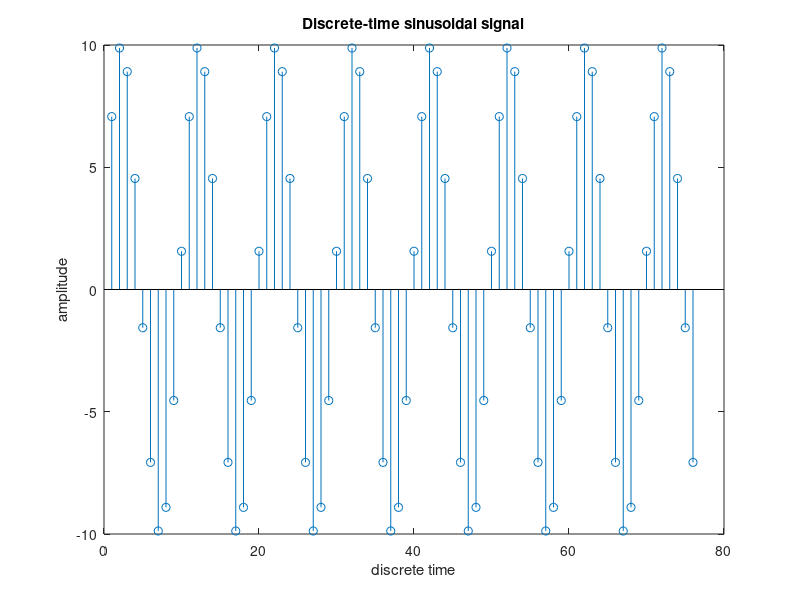

Here is the MATLAB script that generated this plot:
% Mohit Kumar SR No.- 19825
% DSP Assignment 6
% Question 2
% Generate sinusoid of a given frequency and compute its frequency (in Hz) from its
% samples when sampling rate is given

clear all;
close all;
clc;

fs=15e3; % sampling frequency
t=0:1/fs:5e-3;
n=0:length(t)-1; % discrete time
w=0.2*pi; % frequency of discrete time sinusoidal signal
figure;
stem(10*sin(w*n+pi/4));
xlabel('discrete time');
ylabel('amplitude');
title('Discrete-time sinusoidal signal');

f=(fs*w)/2*pi; % frequency in Hz of the sinusoidal signal

fprintf('Frequency in (Hz) :  %f Hz\n', f);

